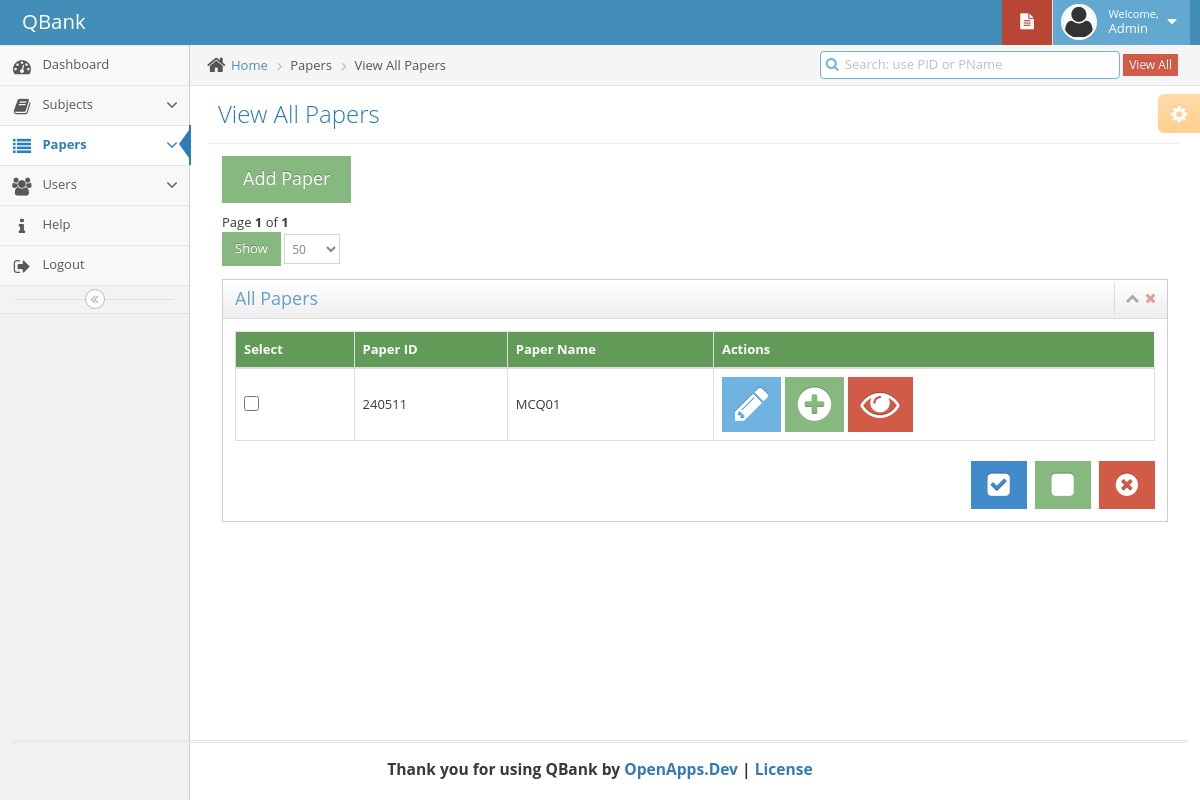
The app's page /index.php?page=ViewAllPapers (signed in) with its own data.
### tables this page shows
CREATE TABLE `cp_users` (
  `id` int(11) NOT NULL,
  `username` varchar(45) NOT NULL,
  `password` varchar(45) NOT NULL,
  `firstname` varchar(45) NOT NULL,
  `lastname` varchar(45) NOT NULL
);

CREATE TABLE `cp_papers` (
  `pp_id` int(11) NOT NULL,
  `cp_paper_id` int(20) DEFAULT NULL,
  `pp_paper_name` varchar(255) DEFAULT NULL,
  `pp_question_id` int(11) DEFAULT NULL,
  `pp_question_paper_date` varchar(255) DEFAULT NULL,
  `pp_question_paper_time` varchar(255) DEFAULT NULL,
  `pp_question_paper_exam_name` varchar(255) DEFAULT NULL,
  `pp_question_paper_subj_name` varchar(255) DEFAULT NULL,
  `pp_question_paper_grade` varchar(45) DEFAULT NULL,
  `pp_question_paper_note` blob
);

### php-includes/viewallpapers.inc.php (the view, shortened to what this page needs)
<?php
if(isset($_SESSION['user_id']) && isset($_SESSION['user_name'])){
?>
<?php
global $db;
    $stmt1 = $db->prepare("SELECT showrecords FROM `cp_settings` WHERE `setting_id`=1 ");
    $stmt1->bind_result($ShowRecords1);
    $stmt1->execute();
$sql = "SELECT COUNT(pp_id) FROM cp_papers ";
$query = mysqli_query($db, $sql);
$row = mysqli_fetch_row($query);
$rows = $row[0];
$page_rows = $ShowRecords1;
$last = ceil($rows/$page_rows);
$pagenum = 1;
$limit = 'LIMIT ' .($pagenum - 1) * $page_rows .',' .$page_rows;
$sql = "SELECT * FROM cp_papers ORDER BY pp_id ASC $limit";
$query = mysqli_query($db, $sql);
$textline2 = "Page <b>$pagenum</b> of <b>$last</b>";
?>
	<div class="main-content">
				<div class="main-content-inner">
					<div class="breadcrumbs ace-save-state" id="breadcrumbs">
						<ul class="breadcrumb">
							<li>
								<i class="ace-icon fa fa-home home-icon"></i>
								<a href="#">Home</a>
							</li>
                                                        <li >Papers </li>
							<li class="active">View All Papers </li>
						</ul>
						<div class="nav-search" id="nav-search">
                                                    <form class="form-search" action="" method="get">
								<span class="input-icon">
                                                                    <input style="padding-top: 0px; width: 300px;" type="text" placeholder="Search: use PID or PName" class="nav-search-input" name="SearchKey" value="<?php echo $_GET['SearchKey']; ?>" id="nav-search-input" autocomplete="off" />
                                                                        <a style="margin-bottom: 2px;" type="button" href="index.php?page=ViewAllPapers"  class="btn btn-minier btn-danger"  >View All</a>
                                                                        <i class="ace-icon fa fa-search nav-search-icon"></i>
								</span>
							</form>
						</div>
					</div>
					<div class="page-content">
                                            <div class="ace-settings-container" id="ace-settings-container">
							<div class="btn btn-app btn-xs btn-warning ace-settings-btn" id="ace-settings-btn">
								<i class="ace-icon fa fa-cog bigger-130"></i>
							</div>
						</div>
						<div class="page-header">
							<h1>
								View All Papers
							</h1>
						</div>
						<div class="row">
							<div class="col-xs-12">
<div class="col-xs-12 col-sm-12">
<button style="margin-bottom: 10px;" type="button" class="btn btn-success btn-lg" data-toggle="modal" data-target="#myModal_addSubject">Add Paper</button>
             <div><?php echo $textline2; ?></div>
            <form class="form-inline" method="POST" action="">
                   <div class="form-group">
                     <input style="margin-bottom: 10px;" class="btn btn-sm btn-success" type="submit" value="Show" onclick="" name="submit" />
                      <div class="input-group">
                          <select style="margin-bottom: 10px;" name="shorec" class="form-control input-sm">
                          <?php
                           $stmt = $db->prepare("SELECT showrecords FROM `cp_settings` WHERE `setting_id`=1 ");
                           $stmt->bind_result($ShowRecords1);
                           $stmt->execute();
                           while ($stmt->fetch()){
                          ?>
                                <option><?php echo $ShowRecords1; ?></option>
                            <?php
                             }
                            ?>
                      </select>
                      </div>
                   </div>
               </form>
    <div class="widget-box">
        <div class="widget-header">
                        <h4 class="widget-title">All Papers</h4>
                        <div class="widget-toolbar">
                                <a href="#" data-action="collapse">
                                        <i class="ace-icon fa fa-chevron-up"></i>
                                </a>
                                <a href="#" data-action="close">
                                        <i class="ace-icon fa fa-times"></i>
                                </a>
                        </div>
                </div>
                <div class="widget-body">
                        <div class="widget-main">
                                <div>
<?php
 if(!isset($_GET["SearchKey"])){
 ?>
<div class="box-body table-responsive no-padding">
     <form name="myform" action="" method="post">
         <table id="vas_table"  class="table table-hover table-bordered table-responsive">
                    <thead>
                        <tr style="background-color: #629B58; color: white; padding-top: 12px; padding-bottom: 12px;">
                        <th>Select</th>
                        <th>Paper ID</th>
                        <th>Paper Name</th>
                        <th>Actions</th>
                      </tr>
                    </thead>
                    <tbody>
                        <?php
                           while($row = mysqli_fetch_array($query, MYSQLI_ASSOC))
                           {
                        ?>
                        <tr >
                         <td style=" vertical-align: middle;"><input name="checkbox[]" type="checkbox" style="width:15px; height: 15px; border-radius: 0px;" id="check_list" value="<?php echo $row['pp_id'] ?>" />
</td>
                         <td style=" vertical-align: middle;"><?php echo $row['cp_paper_id'];  ?></td>
                         <td style=" vertical-align: middle;"><?php echo $row['pp_paper_name']; ?></td>
                         <td>
                             <button title="Edit Paper" class="btn btn-info btn-sm view_paper_data"  type="button"  id="<?php echo $row['cp_paper_id'];  ?>"><i class="ace-icon fa fa-pencil fa-3x icon-only "></i></button>
                             <a href="index.php?page=AddQuestion-ViewSubjects&PaperID=<?php echo $row['cp_paper_id'];  ?>" title="Add Questions to the paper" class="btn btn-success btn-sm">
                                    <i class="ace-icon fa fa-plus-circle fa-3x icon-only"></i>
                             </a>
                             <a  href="index.php?page=ViewPaperQuestions&PaperID=<?php echo $row['cp_paper_id']; ?>" title="View All Questions and Generate the paper" class="btn btn-danger btn-sm ">
                                    <i class="ace-icon fa fa-eye fa-3x icon-only"></i>
                             </a>
                      <?php
                           }
                      ?>
                         </td>
                      </tr>
                   </tbody>
                     </table>
     </form>
                    <input title="Delete All" style=" " id="swalt" type="button" class="btn btn-danger pull-right fa fa-times-circle fa-2x" name="delete"  value="&#xf057" onClick="setDeleteAction();">
                    <input title="Uncheck All" style=" "type="button" class="btn btn-success pull-right fa fa-square fa-2x " name="Un_CheckAll" value="&#xf0c8" onClick="UnCheckAll(document.myform.check_list)">
                    <input title="Check All" style="" type="button" class="btn btn-primary pull-right fa fa-times-circle fa-2x" name="Check_All" value="&#xf14a" onClick="CheckAll(document.myform.check_list)">
<?php
   }
?>
                    </div>
            </div>
    </div>
    </div>
                    </div>
            </div>
    </div>
    </div>
    </div>
<?php
} else {
    header('Location: login.php');
}
?>

### php-includes/topnav.inc.php (shortened to what this page needs)
<?php
if(isset($_SESSION['user_id']) && isset($_SESSION['user_name'])){
?>
<div id="navbar" class="navbar navbar-default          ace-save-state">
			<div class="navbar-container ace-save-state" id="navbar-container">
				<div class="navbar-header pull-left">
					<a href="index.html" class="navbar-brand">
						<small>
							QBank
						</small>
					</a>
				</div>
				<div class="navbar-buttons navbar-header pull-right" role="navigation">
					<ul class="nav ace-nav">
						<li class="red dropdown-modal">
							<a data-toggle="dropdown" class="dropdown-toggle" href="#">
								<i class="ace-icon fa fa-file-text  icon-animated-vertical"></i>
							</a>
						</li>
<?php
        $stmt = $db->prepare("SELECT id, firstname, lastname FROM `cp_users` WHERE id= {$_SESSION['user_id']}");
        $stmt->bind_result($id, $FirstName, $LastName);
        $stmt->execute();
?>
						<li class="light-blue dropdown-modal">
							<a data-toggle="dropdown" href="#" class="dropdown-toggle">
								<img class="nav-user-photo" src="assets/images/avatars/avatar2.png" alt="Jason's Photo" />
								<span class="user-info">
									<small>Welcome,</small>
                                                                            <?php
                                                                        while ($stmt->fetch()){
									echo $FirstName;
                                                                        }
                                                                        ?>
								</span>
								<i class="ace-icon fa fa-caret-down"></i>
							</a>
						</li>
					</ul>
				</div>
			</div>
		</div>
<?php
} else {
    header('Location: login.php');
}
?>

### records on screen
cp_users: firstname "Admin"
cp_papers: cp_paper "240511", pp_paper_name "MCQ01"

### other values on screen
$pagenum "1"
$last "1"
form field shorec "50"
